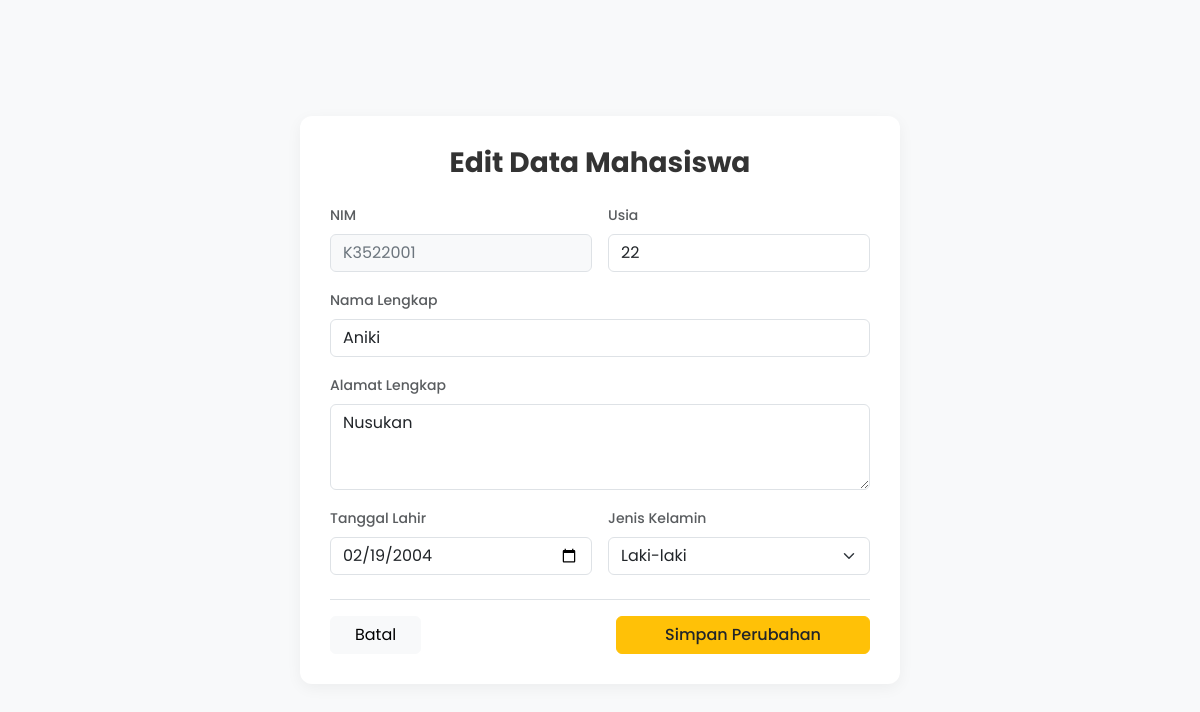
/php/edit.php?id=1, run on the app's committed database.
### tables this page shows
CREATE TABLE `mahasiswa` (
  `id` int(100) NOT NULL,
  `nim` varchar(100) NOT NULL,
  `nama` varchar(100) NOT NULL,
  `alamat` varchar(100) NOT NULL,
  `tanggal_lahir` varchar(100) NOT NULL,
  `gender` varchar(100) NOT NULL,
  `usia` int(50) NOT NULL
);

### php/edit.php (the view, shortened to what this page needs)
<?php
include '../config/koneksi.php';
$id = $_GET['id'];
$query = mysqli_query($koneksi, "SELECT * FROM mahasiswa WHERE id='$id'");
$data = mysqli_fetch_assoc($query);
?>
<!DOCTYPE html>
<html lang="id">
<head>
    <link href="https://cdn.jsdelivr.net/npm/bootstrap@5.3.0/dist/css/bootstrap.min.css" rel="stylesheet">
    <link rel="stylesheet" href="../assets/css/style.css">
</head>
<body class="bg-light align-items-center d-flex min-vh-100 py-5">
    <div class="container">
        <div class="form-container">
            <h3 class="fw-bold text-center mb-4">Edit Data Mahasiswa</h3>
            <form method="POST" action="">
                <div class="row g-3">
                    <div class="col-md-6">
                        <label class="form-label fw-medium text-muted small">NIM</label>
                        <input type="text" name="nim" class="form-control bg-light text-secondary" value="<?= $data['nim'] ?>" readonly>
                    </div>
                    <div class="col-md-6">
                        <label class="form-label fw-medium text-muted small">Usia</label>
                        <input type="number" name="usia" class="form-control" value="<?= $data['usia'] ?>" required>
                    </div>
                    <div class="col-12">
                        <label class="form-label fw-medium text-muted small">Nama Lengkap</label>
                        <input type="text" name="nama" class="form-control" value="<?= $data['nama'] ?>" required>
                    </div>
                    <div class="col-12">
                        <label class="form-label fw-medium text-muted small">Alamat Lengkap</label>
                        <textarea name="alamat" class="form-control" rows="3" required><?= $data['alamat'] ?></textarea>
                    </div>
                    <div class="col-md-6">
                        <label class="form-label fw-medium text-muted small">Tanggal Lahir</label>
                        <input type="date" name="tanggal_lahir" class="form-control" value="<?= $data['tanggal_lahir'] ?>" required>
                    </div>
                    <div class="col-md-6">
                        <label class="form-label fw-medium text-muted small">Jenis Kelamin</label>
                        <select name="gender" class="form-select" required>
                            <option value="Laki-laki" <?= ($data['gender'] == 'Laki-laki') ? 'selected' : '' ?>>Laki-laki</option>
                        </select>
                    </div>
                </div>
                <div class="d-flex justify-content-between mt-4 pt-3 border-top">
                    <a href="../pages/admin.php" class="btn btn-light px-4">Batal</a>
                    <button type="submit" name="update" class="btn btn-warning px-5 fw-medium text-dark">Simpan Perubahan</button>
                </div>
            </form>
        </div>
    </div>
</body>
</html>

### assets/css/style.css (style rules this page uses)
body { font-family: 'Poppins', sans-serif; background-color: #f4f7f6; color: #333; }
.form-container { max-width: 600px; margin: 0 auto; background: #fff; padding: 30px; border-radius: 12px; box-shadow: 0 4px 15px rgba(0, 0, 0, 0.05); }

### data on the page
mahasiswa: nim "K3522001", usia "22", nama "Aniki", alamat "Nusukan", tanggal_lahir "02/19/2004", gender "Laki-laki"
